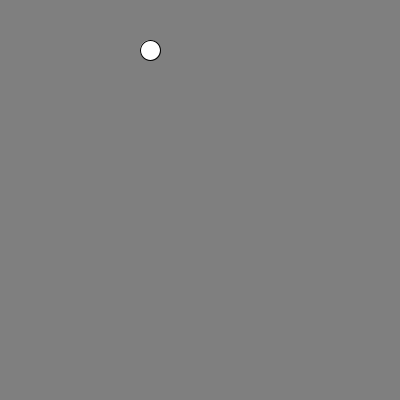
Frame 1 (no input)
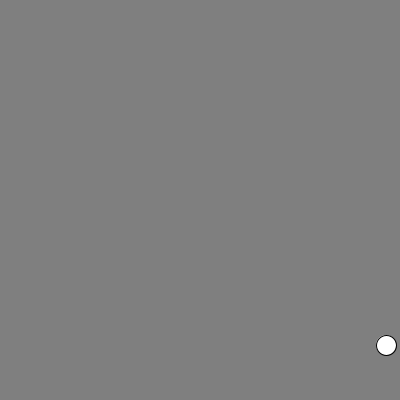
Frame 60 (the mouse pressed at the canvas centre just before this capture)
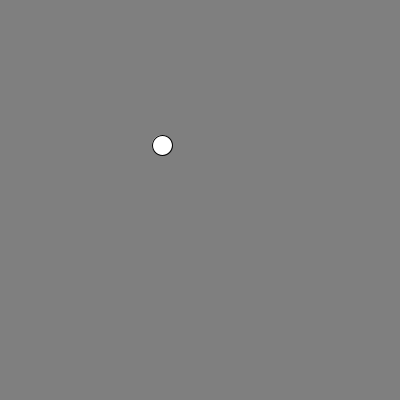
Frame 120 (the mouse held since frame 60 and released just before this capture)

The Processing sketch that drew these frames (run headless with seeded random() and noise(); from frame 60 on, the mouse is pressed at the canvas centre):

// Processing sketch: processing_96828
// ── processing_96828.pde

  int ix = 150;
  int iy = 50;
  int xspeed = 4;
  int yspeed = 5;

void setup(){

  size(400,400);
  background(127);
  smooth();
}

void draw(){
   background(127);
  ellipse(ix,iy,20,20);
  ix = ix + xspeed;
  iy = iy + yspeed;
  
  if (ix>width - 10 || ix<10){
    xspeed = -xspeed;
  }
    if (iy>height - 10 || iy<10){
    yspeed = -yspeed;
  }
}
